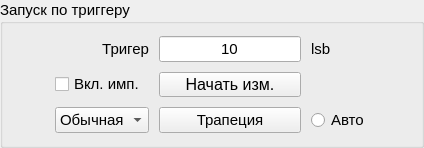
                        <widget class="QGroupBox" name="groupBox_11">
                         <property name="sizePolicy">
                          <sizepolicy hsizetype="Preferred" vsizetype="Preferred">
                           <horstretch>0</horstretch>
                           <verstretch>0</verstretch>
                          </sizepolicy>
                         </property>
                         <property name="minimumSize">
                          <size>
                           <width>80</width>
                           <height>0</height>
                          </size>
                         </property>
                         <property name="font">
                          <font>
                           <family>MS Shell Dlg 2</family>
                           <pointsize>11</pointsize>
                           <weight>50</weight>
                           <italic>false</italic>
                           <bold>false</bold>
                          </font>
                         </property>
                         <property name="styleSheet">
                          <string notr="true">font: 11pt &quot;MS Shell Dlg 2&quot;;</string>
                         </property>
                         <property name="title">
                          <string>Запуск по триггеру</string>
                         </property>
                         <layout class="QHBoxLayout" name="horizontalLayout_5">
                          <property name="leftMargin">
                           <number>7</number>
                          </property>
                          <property name="topMargin">
                           <number>7</number>
                          </property>
                          <property name="rightMargin">
                           <number>7</number>
                          </property>
                          <property name="bottomMargin">
                           <number>7</number>
                          </property>
                          <item>
                           <layout class="QGridLayout" name="gridLayout_12" rowstretch="1,0,0,0,1" columnstretch="1,0,0,0,1">
                            <property name="sizeConstraint">
                             <enum>QLayout::SetDefaultConstraint</enum>
                            </property>
                            <property name="leftMargin">
                             <number>5</number>
                            </property>
                            <property name="topMargin">
                             <number>5</number>
                            </property>
                            <property name="rightMargin">
                             <number>5</number>
                            </property>
                            <property name="bottomMargin">
                             <number>5</number>
                            </property>
                            <property name="spacing">
                             <number>10</number>
                            </property>
                            <item row="0" column="2">
                             <widget class="QLineEdit" name="lineEdit_triger">
                              <property name="text">
                               <string>10</string>
                              </property>
                              <property name="alignment">
                               <set>Qt::AlignCenter</set>
                              </property>
                              <property name="readOnly">
                               <bool>false</bool>
                              </property>
                             </widget>
                            </item>
                            <item row="2" column="2">
                             <widget class="QPushButton" name="pushButton_run_trig_pips">
                              <property name="minimumSize">
                               <size>
                                <width>0</width>
                                <height>25</height>
                               </size>
                              </property>
                              <property name="font">
                               <font>
                                <family>MS Shell Dlg 2</family>
                                <pointsize>12</pointsize>
                                <weight>50</weight>
                                <italic>false</italic>
                                <bold>false</bold>
                               </font>
                              </property>
                              <property name="styleSheet">
                               <string notr="true">font: 12pt &quot;MS Shell Dlg 2&quot;;</string>
                              </property>
                              <property name="text">
                               <string>Начать изм.</string>
                              </property>
                             </widget>
                            </item>
                            <item row="0" column="3">
                             <widget class="QLabel" name="label_59">
                              <property name="text">
                               <string>lsb</string>
                              </property>
                             </widget>
                            </item>
                            <item row="4" column="3">
                             <widget class="QRadioButton" name="radioButton_auto_traprzoid">
                              <property name="styleSheet">
                               <string notr="true">font: 12pt &quot;MS Shell Dlg 2&quot;;</string>
                              </property>
                              <property name="text">
                               <string>Авто</string>
                              </property>
                              <property name="autoExclusive">
                               <bool>false</bool>
                              </property>
                             </widget>
                            </item>
                            <item row="2" column="1">
                             <widget class="QCheckBox" name="checkBox_enable_test_csa">
                              <property name="styleSheet">
                               <string notr="true">font: 12pt &quot;MS Shell Dlg 2&quot;;</string>
                              </property>
                              <property name="text">
                               <string>Вкл. имп.</string>
                              </property>
                              <property name="tristate">
                               <bool>false</bool>
                              </property>
                             </widget>
                            </item>
                            <item row="4" column="2">
                             <widget class="QPushButton" name="pushButton_trapezoid">
                              <property name="minimumSize">
                               <size>
                                <width>0</width>
                                <height>25</height>
                               </size>
                              </property>
                              <property name="styleSheet">
                               <string notr="true">font: 12pt &quot;MS Shell Dlg 2&quot;;</string>
                              </property>
                              <property name="text">
                               <string>Трапеция</string>
                              </property>
                             </widget>
                            </item>
                            <item row="0" column="1">
                             <widget class="QLabel" name="label_58">
                              <property name="text">
                               <string>Тригер</string>
                              </property>
                              <property name="alignment">
                               <set>Qt::AlignRight|Qt::AlignTrailing|Qt::AlignVCenter</set>
                              </property>
                             </widget>
                            </item>
                            <item row="4" column="1">
                             <widget class="QComboBox" name="comboBox_filtr_mode">
                              <item>
                               <property name="text">
                                <string>Обычная</string>
                               </property>
                              </item>
                              <item>
                               <property name="text">
                                <string>Простая</string>
                               </property>
                              </item>
                             </widget>
                            </item>
                            <item row="4" column="0">
                             <spacer name="horizontalSpacer_40">
                              <property name="orientation">
                               <enum>Qt::Horizontal</enum>
                              </property>
                              <property name="sizeHint" stdset="0">
                               <size>
                                <width>40</width>
                                <height>20</height>
                               </size>
                              </property>
                             </spacer>
                            </item>
                            <item row="4" column="4">
                             <spacer name="horizontalSpacer_41">
                              <property name="orientation">
                               <enum>Qt::Horizontal</enum>
                              </property>
                              <property name="sizeHint" stdset="0">
                               <size>
                                <width>40</width>
                                <height>20</height>
                               </size>
                              </property>
                             </spacer>
                            </item>
                           </layout>
                          </item>
                         </layout>
                        </widget>
